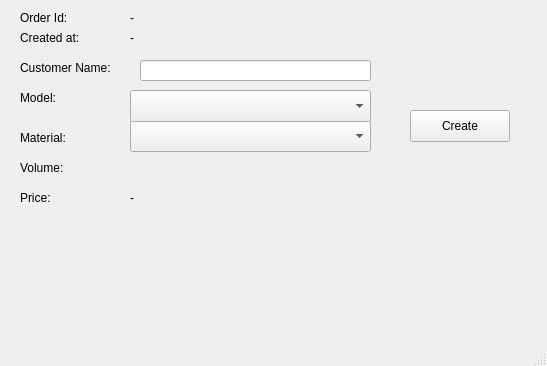
<?xml version="1.0" encoding="UTF-8"?>
<ui version="4.0">
 <class>CreateOrderWindow</class>
 <widget class="QMainWindow" name="CreateOrderWindow">
  <property name="geometry">
   <rect>
    <x>0</x>
    <y>0</y>
    <width>547</width>
    <height>366</height>
   </rect>
  </property>
  <property name="windowTitle">
   <string>MainWindow</string>
  </property>
  <widget class="QWidget" name="centralwidget">
   <widget class="QLineEdit" name="customerLineEdit">
    <property name="geometry">
     <rect>
      <x>140</x>
      <y>60</y>
      <width>231</width>
      <height>21</height>
     </rect>
    </property>
   </widget>
   <widget class="QPushButton" name="pushButton">
    <property name="geometry">
     <rect>
      <x>410</x>
      <y>110</y>
      <width>100</width>
      <height>32</height>
     </rect>
    </property>
    <property name="text">
     <string>Create</string>
    </property>
   </widget>
   <widget class="QLabel" name="label">
    <property name="geometry">
     <rect>
      <x>20</x>
      <y>10</y>
      <width>58</width>
      <height>16</height>
     </rect>
    </property>
    <property name="text">
     <string>Order Id:</string>
    </property>
   </widget>
   <widget class="QLabel" name="label_2">
    <property name="geometry">
     <rect>
      <x>20</x>
      <y>60</y>
      <width>101</width>
      <height>16</height>
     </rect>
    </property>
    <property name="text">
     <string>Customer Name:</string>
    </property>
   </widget>
   <widget class="QLabel" name="label_3">
    <property name="geometry">
     <rect>
      <x>20</x>
      <y>90</y>
      <width>58</width>
      <height>16</height>
     </rect>
    </property>
    <property name="text">
     <string>Model:</string>
    </property>
   </widget>
   <widget class="QLabel" name="label_4">
    <property name="geometry">
     <rect>
      <x>20</x>
      <y>130</y>
      <width>58</width>
      <height>16</height>
     </rect>
    </property>
    <property name="text">
     <string>Material:</string>
    </property>
   </widget>
   <widget class="QLabel" name="label_5">
    <property name="geometry">
     <rect>
      <x>20</x>
      <y>160</y>
      <width>58</width>
      <height>16</height>
     </rect>
    </property>
    <property name="text">
     <string>Volume:</string>
    </property>
   </widget>
   <widget class="QLabel" name="label_6">
    <property name="geometry">
     <rect>
      <x>20</x>
      <y>190</y>
      <width>58</width>
      <height>16</height>
     </rect>
    </property>
    <property name="text">
     <string>Price:</string>
    </property>
   </widget>
   <widget class="QLabel" name="label_7">
    <property name="geometry">
     <rect>
      <x>20</x>
      <y>30</y>
      <width>71</width>
      <height>16</height>
     </rect>
    </property>
    <property name="text">
     <string>Created at:</string>
    </property>
   </widget>
   <widget class="QComboBox" name="materialComboBox">
    <property name="geometry">
     <rect>
      <x>130</x>
      <y>120</y>
      <width>241</width>
      <height>32</height>
     </rect>
    </property>
   </widget>
   <widget class="QLabel" name="volumeLabel">
    <property name="geometry">
     <rect>
      <x>140</x>
      <y>160</y>
      <width>58</width>
      <height>16</height>
     </rect>
    </property>
    <property name="text">
     <string/>
    </property>
   </widget>
   <widget class="QComboBox" name="modelComboBox">
    <property name="geometry">
     <rect>
      <x>130</x>
      <y>90</y>
      <width>241</width>
      <height>32</height>
     </rect>
    </property>
   </widget>
   <widget class="QLabel" name="createdAtLabel">
    <property name="geometry">
     <rect>
      <x>130</x>
      <y>30</y>
      <width>141</width>
      <height>16</height>
     </rect>
    </property>
    <property name="text">
     <string>-</string>
    </property>
   </widget>
   <widget class="QLabel" name="orderIdLabel">
    <property name="geometry">
     <rect>
      <x>130</x>
      <y>10</y>
      <width>141</width>
      <height>16</height>
     </rect>
    </property>
    <property name="text">
     <string>-</string>
    </property>
   </widget>
   <widget class="QLabel" name="priceLabel">
    <property name="geometry">
     <rect>
      <x>130</x>
      <y>190</y>
      <width>201</width>
      <height>16</height>
     </rect>
    </property>
    <property name="text">
     <string>-</string>
    </property>
   </widget>
  </widget>
  <widget class="QMenuBar" name="menubar">
   <property name="geometry">
    <rect>
     <x>0</x>
     <y>0</y>
     <width>547</width>
     <height>37</height>
    </rect>
   </property>
  </widget>
  <widget class="QStatusBar" name="statusbar"/>
 </widget>
 <resources/>
 <connections/>
</ui>
